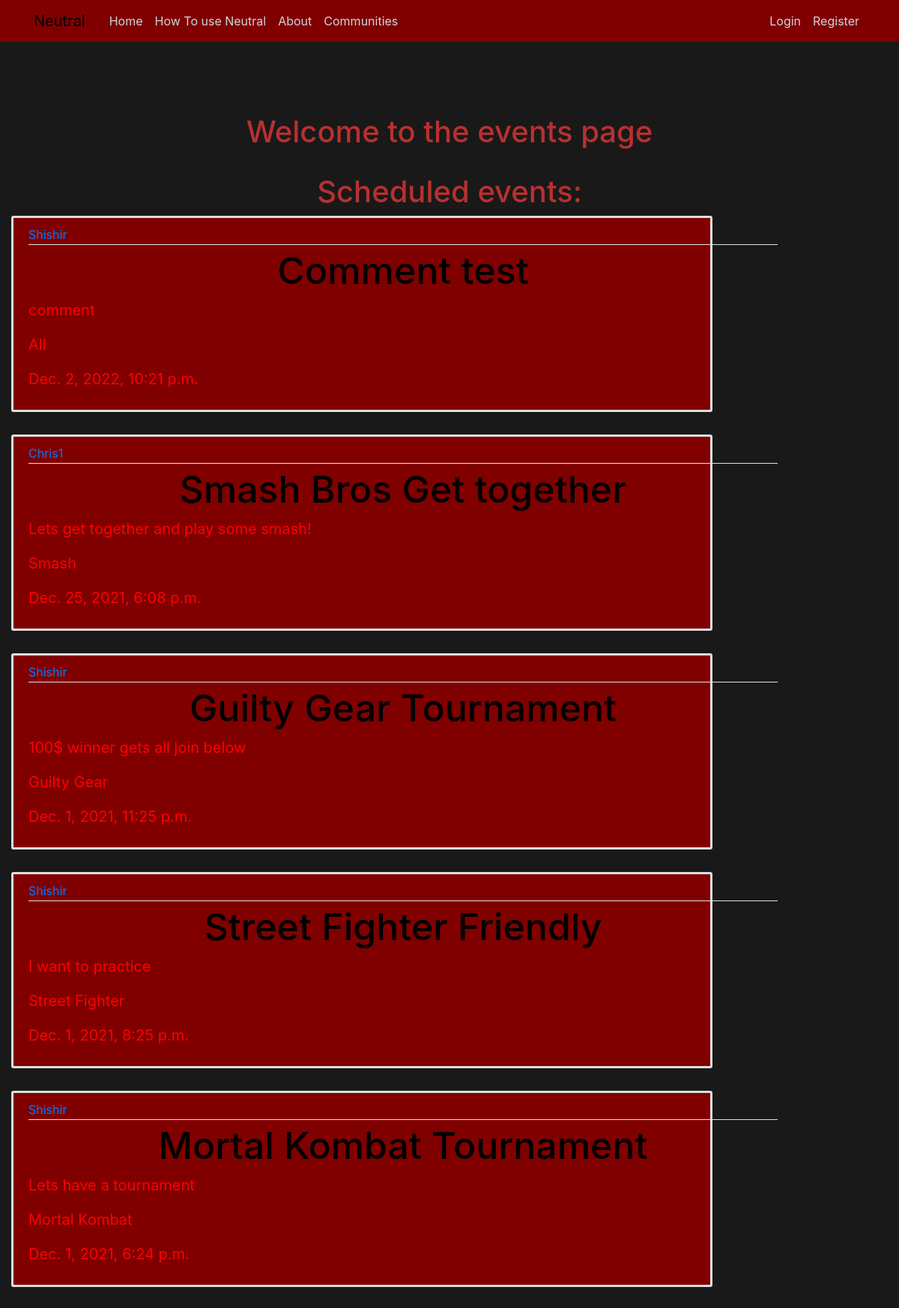
Screenshot of /events/ with the database file from the repository.
### events/models.py (models this page shows, shortened)
class Events(models.Model):
    title = models.CharField(max_length=200)
    content = models.TextField()
    event_date = models.DateTimeField(validators=[MinValueValidator(timezone.now)],default= timezone.now)
    community = models.CharField(max_length=20 ,choices=COMMUNITY_CHOICES, default='All')
    date_posted = models.DateTimeField(default= timezone.now)
    creator = models.ForeignKey(User, on_delete=models.CASCADE)
    event_type = models.CharField(max_length=20,choices=EVENT_TYPES_CHOICES, default='Friendly')
    likes = models.ManyToManyField(User, related_name = 'events_likes')
    signed_up = models.ManyToManyField(User, related_name= 'events_signed_up')
    dislikes = models.ManyToManyField(User, related_name = 'events_dislikes')
    image = models.ImageField(null=True, blank=True, upload_to = "events-images/")

### events/views.py (the view)
# urls.py: path('', EventsListView.as_view(), name='events'),
class EventsListView(ListView):
    model = Events
    template_name = 'events/events.html'
    context_object_name = 'events'
    ordering = ['-date_posted']

### events/templates/events/events.html (shortened to what this page needs)
{% extends "events/base.html"%}
    {% block content %}
    <br>
    <br>
    <br>
    <h1>Welcome to the events page</h1>
    {% if events %}
    <br>
    <h1>Scheduled events:</h1>
    {% else %}
    <h1>No scheduled events </h1>
    {% endif %}
    {% for event in events %}
        <article class="media content-section">
      <div class="media-body">
        <div class="article-metadata">
          <a class="mr-2" href="#">{{ event.creator }}</a>
        </div>
        <h2><a class="article-title" href="{% url 'events-detail' event.id %}">{{ event.title }}</a></h2>
        <p class="article-content">{{ event.content }}</p>
            <p class="article-content">{{ event.community }}</p>
            <p class="article-content">{{ event.event_date }}</p>
      </div>
    </article>
    {% endfor %}
{% endblock content %}

### blog/static/blog/main.css (style rules this page uses)
body { background: rgba(0, 0, 0, 0.9); color: rgb(184, 48, 48); margin-top: 5rem; }
h1, h2, h3, h4, h5, h6 { text-align: center; color: rgb(184, 48, 48); }
.content-section { background: maroon; padding: 10px 20px; border: 3px solid #dddddd; border-radius: 3px; margin-bottom: 30px; width: 80%; }
.article-title { color: black; font-size: 50px; }
.article-content { white-space: nowrap; width: 1000px; overflow: hidden; text-overflow: ellipsis; color: red; font-size: 20px; }
.article-metadata { padding-bottom: 1px; margin-bottom: 4px; border-bottom: 1px solid #e3e3e3 }

### rows the page displays
Events: creator "Shishir", title "Comment test", content "comment", community "All", event_date "Dec. 2, 2022, 10:21 p.m."
Events: creator "Chris1", title "Smash Bros Get together", content "Lets get together and play some smash!", community "Smash", event_date "Dec. 25, 2021, 6:08 p.m."
Events: creator "Shishir", title "Guilty Gear Tournament", content "100$ winner gets all join below", community "Guilty Gear", event_date "Dec. 1, 2021, 11:25 p.m."
Events: creator "Shishir", title "Street Fighter Friendly", content "I want to practice", community "Street Fighter", event_date "Dec. 1, 2021, 8:25 p.m."
Events: creator "Shishir", title "Mortal Kombat Tournament", content "Lets have a tournament", community "Mortal Kombat", event_date "Dec. 1, 2021, 6:24 p.m."
